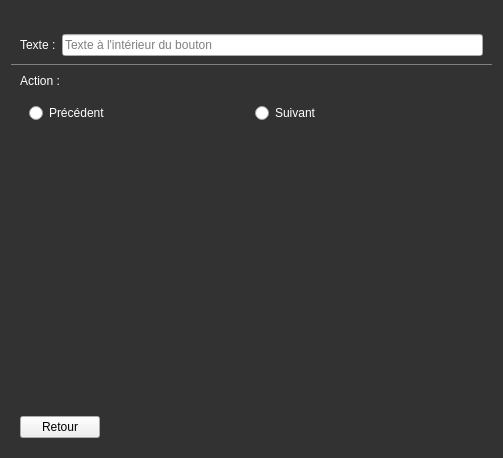
<?xml version="1.0" encoding="UTF-8"?>
<ui version="4.0">
 <class>CMenuNodeInspector</class>
 <widget class="QWidget" name="CMenuNodeInspector">
  <property name="geometry">
   <rect>
    <x>0</x>
    <y>0</y>
    <width>503</width>
    <height>458</height>
   </rect>
  </property>
  <property name="windowTitle">
   <string>Form</string>
  </property>
  <property name="styleSheet">
   <string notr="true">#CMenuNodeInspector{
background-color : rgb(50,50,50);
}
QLabel{
color : white;
}</string>
  </property>
  <layout class="QVBoxLayout" name="verticalLayout">
   <property name="spacing">
    <number>0</number>
   </property>
   <property name="topMargin">
    <number>25</number>
   </property>
   <item>
    <widget class="QWidget" name="textContainer" native="true">
     <property name="styleSheet">
      <string notr="true">#textContainer{
border-bottom : 1px solid grey;
}</string>
     </property>
     <layout class="QHBoxLayout" name="horizontalLayout">
      <item>
       <widget class="QLabel" name="textLabel">
        <property name="text">
         <string>Texte :</string>
        </property>
       </widget>
      </item>
      <item>
       <widget class="QLineEdit" name="TextLineEdit">
        <property name="text">
         <string/>
        </property>
        <property name="placeholderText">
         <string>Texte à l'intérieur du bouton</string>
        </property>
       </widget>
      </item>
     </layout>
    </widget>
   </item>
   <item>
    <widget class="QWidget" name="actionContainer" native="true">
     <layout class="QVBoxLayout" name="verticalLayout_2">
      <item>
       <widget class="QLabel" name="actionLabel">
        <property name="text">
         <string>Action :</string>
        </property>
       </widget>
      </item>
      <item>
       <widget class="QWidget" name="actionRButtoContainer" native="true">
        <property name="styleSheet">
         <string notr="true">QRadioButton{
color : white;
}
</string>
        </property>
        <layout class="QHBoxLayout" name="horizontalLayout_2">
         <item>
          <widget class="QRadioButton" name="prevRButton">
           <property name="text">
            <string>Précédent</string>
           </property>
          </widget>
         </item>
         <item>
          <widget class="QRadioButton" name="nextRButton">
           <property name="text">
            <string>Suivant</string>
           </property>
          </widget>
         </item>
        </layout>
       </widget>
      </item>
     </layout>
    </widget>
   </item>
   <item>
    <spacer name="verticalSpacer">
     <property name="orientation">
      <enum>Qt::Vertical</enum>
     </property>
     <property name="sizeHint" stdset="0">
      <size>
       <width>20</width>
       <height>40</height>
      </size>
     </property>
    </spacer>
   </item>
   <item>
    <widget class="QWidget" name="widget" native="true">
     <layout class="QHBoxLayout" name="horizontalLayout_3">
      <item>
       <widget class="QPushButton" name="backButton">
        <property name="text">
         <string>Retour</string>
        </property>
       </widget>
      </item>
      <item>
       <spacer name="horizontalSpacer">
        <property name="orientation">
         <enum>Qt::Horizontal</enum>
        </property>
        <property name="sizeHint" stdset="0">
         <size>
          <width>40</width>
          <height>20</height>
         </size>
        </property>
       </spacer>
      </item>
     </layout>
    </widget>
   </item>
  </layout>
 </widget>
 <resources/>
 <connections/>
</ui>
